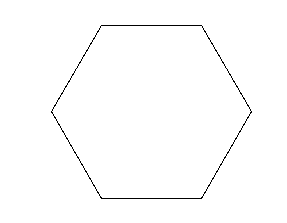

Write Python code to recreate this figure.
import turtle

hexagono = turtle.Turtle()
hexagono.hideturtle()

# Seu código a partir daqui
angulo = 60
lado = 100


hexagono.left(angulo)
hexagono.forward(lado)

hexagono.left(angulo)
hexagono.forward(lado)

hexagono.left(angulo)
hexagono.forward(lado)

hexagono.left(angulo)
hexagono.forward(lado)

hexagono.left(angulo)
hexagono.forward(lado)

hexagono.left(angulo)
hexagono.forward(lado)

# Instrução necessária para que a janela não se feche
turtle.mainloop()
